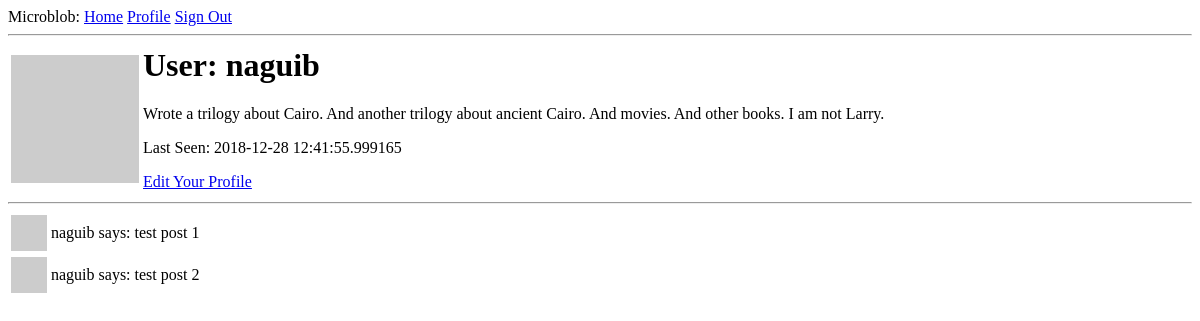
The page /user/naguib (signed in) on the database as committed earlier.
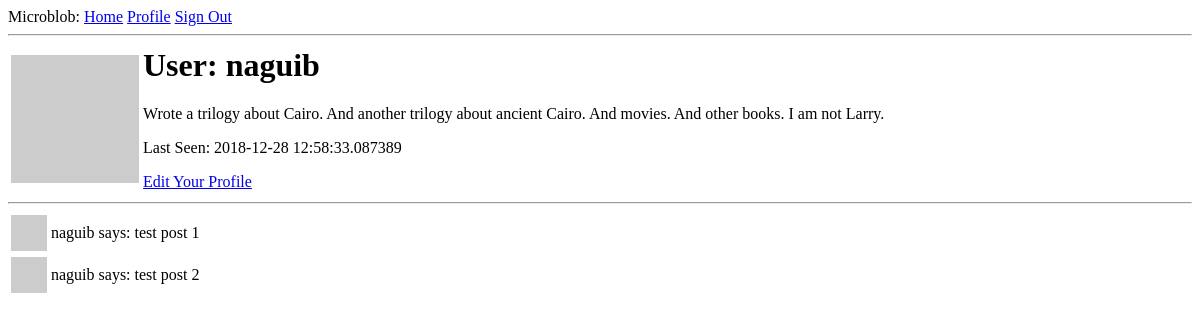
The same page on the database as committed later.
### app/models.py (models this page shows, shortened)
class User(UserMixin, db.Model):
    id = db.Column(db.Integer, primary_key=True)
    username = db.Column(db.String(64), index=True, unique=True)
    email = db.Column(db.String(120), index=True, unique=True)
    password_hash = db.Column(db.String(128))
    posts = db.relationship('Post', backref='author', lazy='dynamic')
    about_me = db.Column(db.String(140))
    last_seen = db.Column(db.DateTime, default=datetime.utcnow)
    def avatar(self, size):
        digest = md5(self.email.lower().encode('utf-8')).hexdigest()
        return 'https://www.gravatar.com/avatar/{}?d=robohash&s={}'.format(digest, size)

### app/routes.py (the view)
@app.route('/user/<username>')
@login_required
def user(username):
    user = User.query.filter_by(username=username).first_or_404()
    posts = [
        {'author': user, 'body': 'test post 1'},
        {'author': user, 'body': 'test post 2'}
    ]
    return render_template('user.html', user=user, posts=posts)

### app/models.py (called while the page is built)
@login.user_loader
def load_user(id):
    return User.query.get(int(id))

### app/routes.py (called while the page is built)
@app.before_request
def before_request():
    if current_user.is_authenticated:
        current_user.last_seen = datetime.utcnow()
        db.session.commit()

### app/templates/user.html
{% extends "base.html" %}
{% block content %}
    <table>
        <tr>
            <td><img alt="gravatar" src="{{ user.avatar(128) }}" width="128" height="128"/></td>
            <td>
                <h1>User: {{ user.username }}</h1>
                {% if user.about_me %}<p>{{ user.about_me }}</p>{% endif %}
                {% if user.last_seen %}<p>Last Seen: {{ user.last_seen }}</p>{% endif %}
                {% if user == current_user %}
                    <p><a href="{{ url_for('edit_profile') }}">Edit Your Profile</a></p>
                {% endif %}
            </td>
        </tr>
    </table>
    <hr>
    {% for post in posts %}
        {% include "_post.html" %}
    {% endfor %}
{% endblock %}

### app/templates/base.html (shortened to what this page needs)
<html>
    <head>
    </head>
    <body>
        <div>
            Microblob:
            <a href="{{ url_for('index') }}">Home</a>
            {% if current_user.is_anonymous %}
                <a href="{{ url_for('login') }}">Sign In</a>
            {% else %}
                <a href="{{ url_for('user', username=current_user.username) }}">Profile</a>
                <a href="{{ url_for('logout') }}">Sign Out</a>
            {% endif %}
        </div>
        <hr>
        {% block content %}{% endblock %}
    </body>
</html>

### app/templates/_post.html
<table>
    <tr>
        <td><img alt="author_gravatar" src="{{ post.author.avatar(36) }}" width="36" height="36"/> </td>
        <td>{{ post.author.username }} says: {{ post.body }}</td>
    </tr>
</table>

Rows that differ between the two databases and show on the page:
changed User "naguib": last_seen "2018-12-28 12:41:55.999165" → "2018-12-28 12:58:33.087389"
